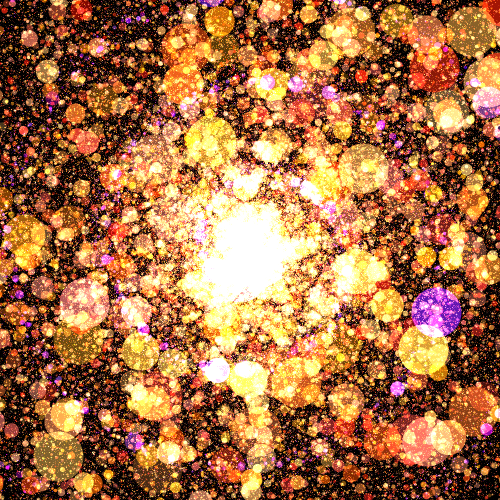
Frame 1 (no input)
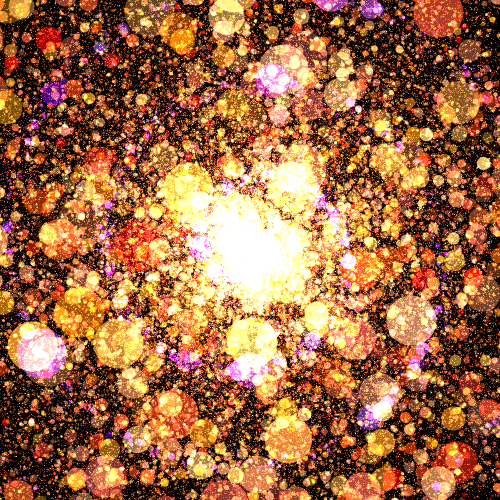
Frame 2 (the mouse pressed at the canvas centre, redrawn once)

The Processing sketch that drew these frames (run headless with seeded random() and noise(); the mouse was pressed at the canvas centre and the sketch redrawn once):

// Processing sketch: sketch51
// ── sketch51.pde
Burashi b;

float x, y;
float r, a;

float dalist[]={PI/100, PI/600}, drlist[]={0.02, 0.08};
Burashi blist[];

void setup() {
  size(500, 500);
  
  blendMode(ADD);
  colorMode(HSB, 360, 100, 100, 100);
  
  background(0);
  
  blist = new Burashi[dalist.length];
  blist[0] = new Burashi(20, 20, 30.0f);
  blist[1] = new Burashi(50, 280, 100.0f);
  
  noLoop();
}

void draw() {
  //if (mousePressed) b.draw(mouseX, mouseY);
  
  background(0);
  
  translate(width/2, height/2);
  
  for (int i=0; i<dalist.length; i++) {
    for (a=0,r=0; r<dist(0, 0, width/2, height/2); a+=dalist[i],r+=drlist[i]) {
      x = r * cos(a);
      y = r * sin(a);
      
      blist[i].draw(x, y);
    }
    print(i);
  }
}


void keyPressed() {
  if (key==' ') {
    String filename = "" + year() + month() + day() + hour() + minute() + second();
    save("img/" + filename + ".png");
    //save("hoge.png");
    println("saved");
  } else if (key=='r') redraw();
}
// ── Burashi.pde
class Burashi {
  float DMIN = 0.4;
  
  int N, hue;
  float var;
  
  Burashi() {
    N = 10;
    var = 30;
    hue = 340;
  }
  
  Burashi(int n, int h, float v) {
    N=n;
    hue = h;
    var = v;
  }
  
  void draw(float x, float y) {
    float d, dx, dy;
    for (int i=0; i<N; i++) {
      dx = randomGaussian() * var;
      dy = randomGaussian() * var;

      d = dist(0, 0, dx, dy);
      if (d < DMIN) d = DMIN;
      strokeWeight(20/d);
      //strokeWeight(1/random(DMIN, 1));
      stroke( random(hue-20, hue+20), random(50, 100), random(50, 100), random(50, 100));
      
      point(x+dx, y+dy);
    }
    
    
  }
  
}
